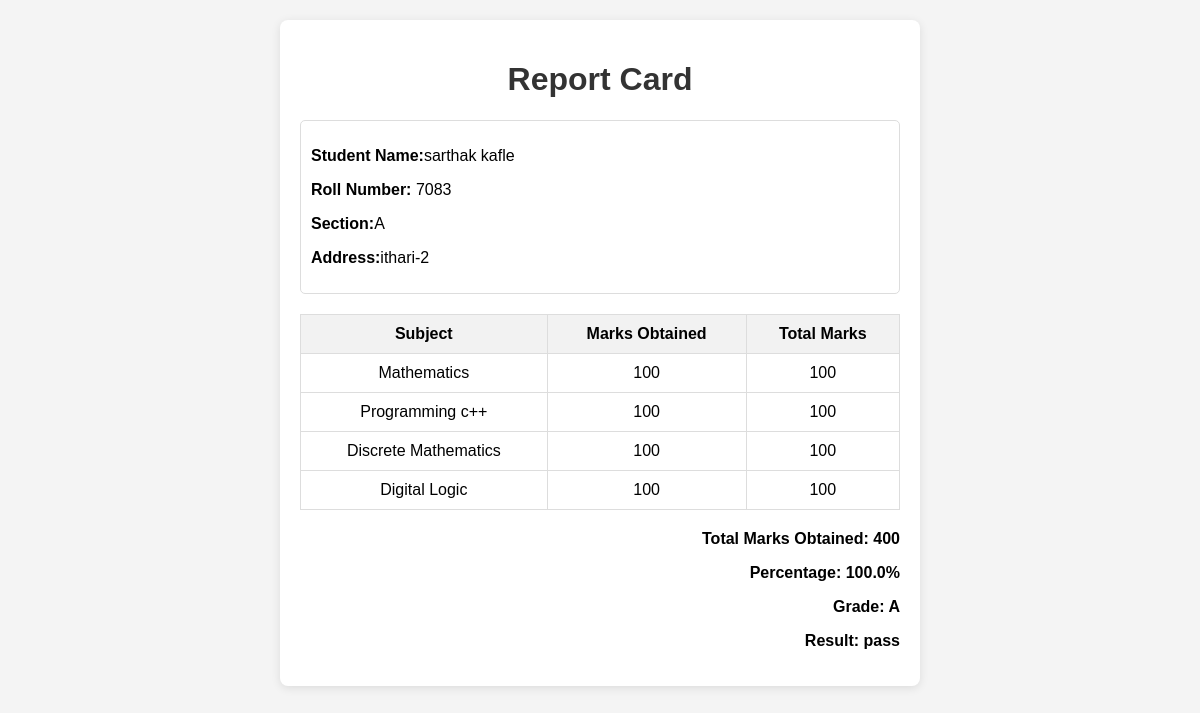
The app's page /report_card/0, older data.
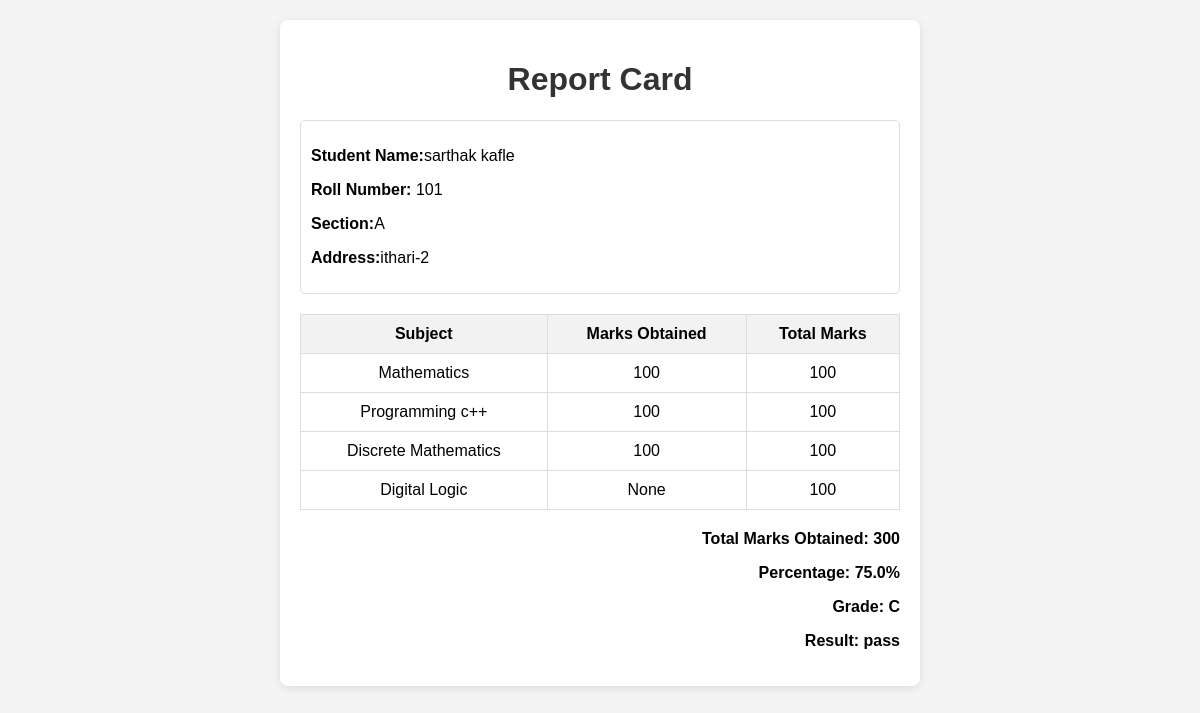
The same page, newer data.
### home/models.py (models this page shows, shortened)
class student(models.Model):
    student_name=models.CharField(max_length=50)
    student_address=models.CharField(max_length=100)
    student_roll_number=models.IntegerField()
    student_section=models.CharField(max_length=1)
    student_marks_math=models.IntegerField(null=True,blank=True)
    student_marks_Digital_logic=models.IntegerField(null=True,blank=True)
    student_marks_programming=models.IntegerField(null=True,blank=True)
    student_marks_discrete=models.IntegerField(null=True,blank=True)

### home/views.py (the view)
# urls.py: path("report_card/<int:id>",result,name="report_card"),
def result(request,id):
    queryset=get_object_or_404(student,id=id)
    student_marks_Digital_logic=int(queryset.student_marks_Digital_logic) if queryset.student_marks_Digital_logic else 0
    total=(int(queryset.student_marks_math)+student_marks_Digital_logic+
           int(queryset.student_marks_discrete)+int(queryset.student_marks_programming))
    max_numb=400
    percentage=(total/max_numb)*100
    if percentage >= 90:
        Grade = "A"
    elif percentage >= 80:
        Grade = "B"
    elif percentage >= 70:
        Grade = "C"
    elif percentage >= 60:
        Grade = "D"
    else:
        Grade = "F"
    if percentage<40:
        result="fail"
    else:
        result="pass"
    queryset=student.objects.get(id=id)
    context={"student":queryset,"total":total,"max_numb":max_numb,
             "percentage":percentage,"result":result,"Grade":Grade}
    return render(request, "report_card.html", context)

### home/templates/report_card.html (shortened to what this page needs)
<!DOCTYPE html>
<html lang="en">
<head>
    {%load static%}
    <link rel="stylesheet" href="{% static 'report_card.css' %}">
</head>
<body>
    <div class="report-card">
        <h1>Report Card</h1>
        <div class="student-info">
            <p><strong>Student Name:</strong>{{student.student_name}}</p>
            <p><strong>Roll Number:</strong> {{student.student_roll_number}}</p>
            <p><strong>Section:</strong>{{student.student_section}}</p>
            <p><strong>Address:</strong>{{student.student_address}}</p>
        </div>
        <table>
            <thead>
                <tr>
                    <th>Subject</th>
                    <th>Marks Obtained</th>
                    <th>Total Marks</th>
                </tr>
            </thead>
            <tbody>
                <tr>
                    <td>Mathematics</td>
                    <td>{{student.student_marks_math}}</td>
                    <td>100</td>
                </tr>
                <tr>
                    <td>Programming c++</td>
                    <td> {{student.student_marks_programming}}</td>
                    <td>100</td>
                </tr>
                <tr>
                    <td>Discrete Mathematics</td>
                    <td>{{student.student_marks_discrete}}</td>
                    <td>100</td>
                </tr>
                <tr>
                    <td>Digital Logic</td>
                    <td>{{student.student_marks_Digital_logic}}</td>
                    <td>100</td>
                </tr>
            </tbody>
        </table>
        <div class="footer">
            <p><strong>Total Marks Obtained: </strong>{{total}} </p>
            <p><strong>Percentage: </strong> {{percentage}}%</p>
            <p><strong>Grade: </strong>{{Grade}}</p>
            <p><strong>Result: </strong>{{result}}</p>
        </div>
    </div>
</body>
</html>

### home/static/report_card.css (style rules this page uses)
body { font-family: Arial, sans-serif; background-color: #f4f4f4; margin: 0; padding: 20px; }
.report-card { background-color: #fff; border-radius: 8px; box-shadow: 0 2px 10px rgba(0, 0, 0, 0.1); padding: 20px; max-width: 600px; margin: auto; }
h1 { text-align: center; color: #333; }
.student-info { margin-bottom: 20px; padding: 10px; border: 1px solid #ddd; border-radius: 5px; }
table { width: 100%; border-collapse: collapse; margin-bottom: 20px; }
table th, table td { border: 1px solid #ddd; padding: 10px; text-align: center; }
table th { background-color: #f2f2f2; }
.footer { text-align: right; font-weight: bold; }

Row changes from the older to the newer data that the page shows:
changed student "sarthak kafle": student_roll_number "7083" → "101"; student_marks_Digital_logic "100" → "None"
Text that changed along with them:
{{ total }}: "400" → "300"
{{ percentage }}: "100.0" → "75.0"
{{ Grade }}: "A" → "C"
